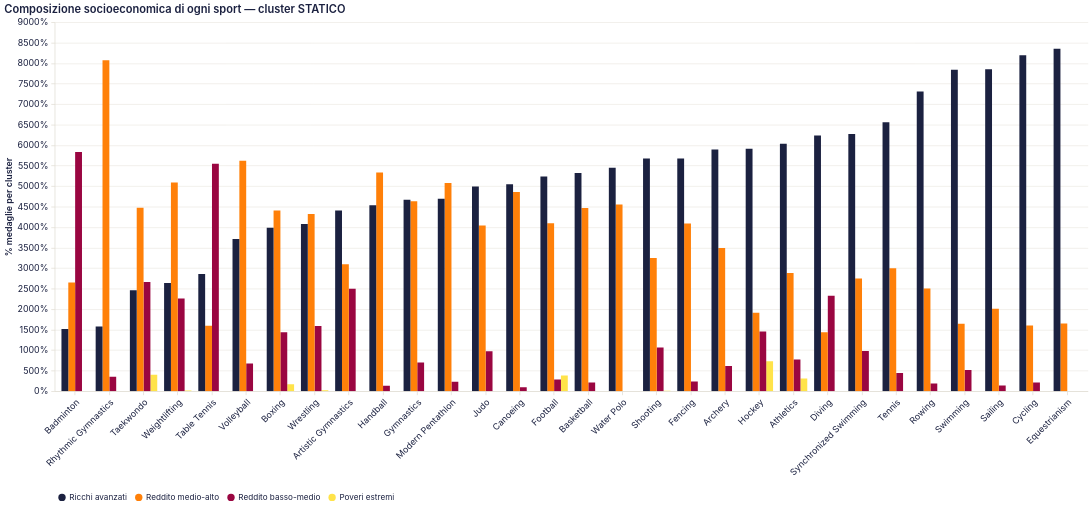

Vega-Lite specification stored for this chart:
### Vega-Lite specification from a JSON file in a GitHub repository (floating-point values rounded to 4 significant figures)
{"$schema": "https://vega.github.io/schema/vega-lite/v5.20.1.json", "config": {"arc": {"fill": "#1b2140"}, "area": {"fill": "#1b2140", "fillOpacity": 0.15, "line": true}, "axis": {"domainColor": "#e2ddd4", "grid": true, "gridColor": "#e2ddd4", "gridWidth": 0.6, "labelAngle": 0, "labelColor": "#1b2140", "labelFont": "Inter, system-ui, -apple-system, BlinkMacSystemFont, 'Segoe UI', Roboto, sans-serif", "labelFontSize": 12, "labelFontWeight": 400, "labelPadding": 4, "tickColor": "#e2ddd4", "tickSize": 5, "titleColor": "#1b2140", "titleFont": "Inter, system-ui, -apple-system, BlinkMacSystemFont, 'Segoe UI', Roboto, sans-serif", "titleFontSize": 12, "titleFontWeight": 600}, "axisBand": {"grid": false}, "background": "transparent", "bar": {"fill": "#1b2140"}, "legend": {"labelColor": "#1b2140", "labelFont": "Inter, system-ui, -apple-system, BlinkMacSystemFont, 'Segoe UI', Roboto, sans-serif", "labelFontSize": 11, "orient": "bottom", "padding": 4, "symbolType": "circle", "titleColor": "#1b2140", "titleFont": "Inter, system-ui, -apple-system, BlinkMacSystemFont, 'Segoe UI', Roboto, sans-serif", "titleFontSize": 12}, "line": {"stroke": "#1b2140", "strokeWidth": 2}, "mark": {"color": "#1b2140"}, "path": {"stroke": "#1b2140"}, "point": {"fill": "#1b2140", "filled": true}, "range": {"category": ["#1b2140", "#ff8009", "#9a0641", "#ffe34a", "#e7b6af", "#0088b0", "#e03830"]}, "rect": {"fill": "#1b2140"}, "shape": {"stroke": "#1b2140"}, "symbol": {"fill": "#1b2140"}, "title": {"anchor": "start", "color": "#1b2140", "font": "Inter, system-ui, -apple-system, BlinkMacSystemFont, 'Segoe UI', Roboto, sans-serif", "fontSize": 15, "fontWeight": 600, "subtitleColor": "#1b2140", "subtitleFont": "Inter, system-ui, -apple-system, BlinkMacSystemFont, 'Segoe UI', Roboto, sans-serif"}, "view": {"continuousHeight": 300, "continuousWidth": 400, "fill": null, "stroke": null}}, "data": {"name": "data-617c4a98153e8486a277633fc70e16be"}, "datasets": {"data-617c4a98153e8486a277633fc70e16be": [{"cluster_label": "Poveri estremi", "pct_medaglie": 0.0, "sport": "Archery"}, {"cluster_label": "Reddito basso-medio", "pct_medaglie": 6.132, "sport": "Archery"}, {"cluster_label": "Reddito medio-alto", "pct_medaglie": 34.91, "sport": "Archery"}, {"cluster_label": "Ricchi avanzati", "pct_medaglie": 58.96, "sport": "Archery"}, {"cluster_label": "Poveri estremi", "pct_medaglie": 0.0, "sport": "Artistic Gymnastics"}, {"cluster_label": "Reddito basso-medio", "pct_medaglie": 25.0, "sport": "Artistic Gymnastics"}, {"cluster_label": "Reddito medio-alto", "pct_medaglie": 30.95, "sport": "Artistic Gymnastics"}, {"cluster_label": "Ricchi avanzati", "pct_medaglie": 44.05, "sport": "Artistic Gymnastics"}, {"cluster_label": "Poveri estremi", "pct_medaglie": 3.078, "sport": "Athletics"}, {"cluster_label": "Reddito basso-medio", "pct_medaglie": 7.744, "sport": "Athletics"}, {"cluster_label": "Reddito medio-alto", "pct_medaglie": 28.82, "sport": "Athletics"}, {"cluster_label": "Ricchi avanzati", "pct_medaglie": 60.36, "sport": "Athletics"}, {"cluster_label": "Poveri estremi", "pct_medaglie": 0.0, "sport": "Badminton"}, {"cluster_label": "Reddito basso-medio", "pct_medaglie": 58.33, "sport": "Badminton"}, {"cluster_label": "Reddito medio-alto", "pct_medaglie": 26.52, "sport": "Badminton"}, {"cluster_label": "Ricchi avanzati", "pct_medaglie": 15.15, "sport": "Badminton"}, {"cluster_label": "Poveri estremi", "pct_medaglie": 0.0, "sport": "Basketball"}, {"cluster_label": "Reddito basso-medio", "pct_medaglie": 2.128, "sport": "Basketball"}, {"cluster_label": "Reddito medio-alto", "pct_medaglie": 44.68, "sport": "Basketball"}, {"cluster_label": "Ricchi avanzati", "pct_medaglie": 53.19, "sport": "Basketball"}, {"cluster_label": "Poveri estremi", "pct_medaglie": 1.695, "sport": "Boxing"}, {"cluster_label": "Reddito basso-medio", "pct_medaglie": 14.36, "sport": "Boxing"}, {"cluster_label": "Reddito medio-alto", "pct_medaglie": 44.07, "sport": "Boxing"}, {"cluster_label": "Ricchi avanzati", "pct_medaglie": 39.88, "sport": "Boxing"}, {"cluster_label": "Poveri estremi", "pct_medaglie": 0.0, "sport": "Canoeing"}, {"cluster_label": "Reddito basso-medio", "pct_medaglie": 0.9494, "sport": "Canoeing"}, {"cluster_label": "Reddito medio-alto", "pct_medaglie": 48.58, "sport": "Canoeing"}, {"cluster_label": "Ricchi avanzati", "pct_medaglie": 50.47, "sport": "Canoeing"}, {"cluster_label": "Poveri estremi", "pct_medaglie": 0.0, "sport": "Cycling"}, {"cluster_label": "Reddito basso-medio", "pct_medaglie": 2.089, "sport": "Cycling"}, {"cluster_label": "Reddito medio-alto", "pct_medaglie": 16.02, "sport": "Cycling"}, {"cluster_label": "Ricchi avanzati", "pct_medaglie": 81.89, "sport": "Cycling"}, {"cluster_label": "Poveri estremi", "pct_medaglie": 0.0, "sport": "Diving"}, {"cluster_label": "Reddito basso-medio", "pct_medaglie": 23.27, "sport": "Diving"}, {"cluster_label": "Reddito medio-alto", "pct_medaglie": 14.36, "sport": "Diving"}, {"cluster_label": "Ricchi avanzati", "pct_medaglie": 62.38, "sport": "Diving"}, {"cluster_label": "Poveri estremi", "pct_medaglie": 0.0, "sport": "Equestrianism"}, {"cluster_label": "Reddito basso-medio", "pct_medaglie": 0.0, "sport": "Equestrianism"}, {"cluster_label": "Reddito medio-alto", "pct_medaglie": 16.51, "sport": "Equestrianism"}, {"cluster_label": "Ricchi avanzati", "pct_medaglie": 83.49, "sport": "Equestrianism"}, {"cluster_label": "Poveri estremi", "pct_medaglie": 0.0, "sport": "Fencing"}, {"cluster_label": "Reddito basso-medio", "pct_medaglie": 2.348, "sport": "Fencing"}, {"cluster_label": "Reddito medio-alto", "pct_medaglie": 40.88, "sport": "Fencing"}, {"cluster_label": "Ricchi avanzati", "pct_medaglie": 56.77, "sport": "Fencing"}, {"cluster_label": "Poveri estremi", "pct_medaglie": 3.81, "sport": "Football"}, {"cluster_label": "Reddito basso-medio", "pct_medaglie": 2.857, "sport": "Football"}, {"cluster_label": "Reddito medio-alto", "pct_medaglie": 40.95, "sport": "Football"}, {"cluster_label": "Ricchi avanzati", "pct_medaglie": 52.38, "sport": "Football"}, {"cluster_label": "Poveri estremi", "pct_medaglie": 0.0, "sport": "Gymnastics"}, {"cluster_label": "Reddito basso-medio", "pct_medaglie": 6.974, "sport": "Gymnastics"}, {"cluster_label": "Reddito medio-alto", "pct_medaglie": 46.34, "sport": "Gymnastics"}, {"cluster_label": "Ricchi avanzati", "pct_medaglie": 46.68, "sport": "Gymnastics"}, {"cluster_label": "Poveri estremi", "pct_medaglie": 0.0, "sport": "Handball"}, {"cluster_label": "Reddito basso-medio", "pct_medaglie": 1.333, "sport": "Handball"}, {"cluster_label": "Reddito medio-alto", "pct_medaglie": 53.33, "sport": "Handball"}, {"cluster_label": "Ricchi avanzati", "pct_medaglie": 45.33, "sport": "Handball"}, {"cluster_label": "Poveri estremi", "pct_medaglie": 7.273, "sport": "Hockey"}, {"cluster_label": "Reddito basso-medio", "pct_medaglie": 14.55, "sport": "Hockey"}, {"cluster_label": "Reddito medio-alto", "pct_medaglie": 19.09, "sport": "Hockey"}, {"cluster_label": "Ricchi avanzati", "pct_medaglie": 59.09, "sport": "Hockey"}, {"cluster_label": "Poveri estremi", "pct_medaglie": 0.0, "sport": "Judo"}, {"cluster_label": "Reddito basso-medio", "pct_medaglie": 9.703, "sport": "Judo"}, {"cluster_label": "Reddito medio-alto", "pct_medaglie": 40.38, "sport": "Judo"}, {"cluster_label": "Ricchi avanzati", "pct_medaglie": 49.92, "sport": "Judo"}, {"cluster_label": "Poveri estremi", "pct_medaglie": 0.0, "sport": "Modern Pentathlon"}, {"cluster_label": "Reddito basso-medio", "pct_medaglie": 2.308, "sport": "Modern Pentathlon"}, {"cluster_label": "Reddito medio-alto", "pct_medaglie": 50.77, "sport": "Modern Pentathlon"}, {"cluster_label": "Ricchi avanzati", "pct_medaglie": 46.92, "sport": "Modern Pentathlon"}, {"cluster_label": "Poveri estremi", "pct_medaglie": 0.0, "sport": "Rhythmic Gymnastics"}, {"cluster_label": "Reddito basso-medio", "pct_medaglie": 3.509, "sport": "Rhythmic Gymnastics"}, {"cluster_label": "Reddito medio-alto", "pct_medaglie": 80.7, "sport": "Rhythmic Gymnastics"}, {"cluster_label": "Ricchi avanzati", "pct_medaglie": 15.79, "sport": "Rhythmic Gymnastics"}, {"cluster_label": "Poveri estremi", "pct_medaglie": 0.0, "sport": "Rowing"}, {"cluster_label": "Reddito basso-medio", "pct_medaglie": 1.87, "sport": "Rowing"}, {"cluster_label": "Reddito medio-alto", "pct_medaglie": 25.06, "sport": "Rowing"}, {"cluster_label": "Ricchi avanzati", "pct_medaglie": 73.07, "sport": "Rowing"}, {"cluster_label": "Poveri estremi", "pct_medaglie": 0.0, "sport": "Sailing"}, {"cluster_label": "Reddito basso-medio", "pct_medaglie": 1.396, "sport": "Sailing"}, {"cluster_label": "Reddito medio-alto", "pct_medaglie": 20.07, "sport": "Sailing"}, {"cluster_label": "Ricchi avanzati", "pct_medaglie": 78.53, "sport": "Sailing"}, {"cluster_label": "Poveri estremi", "pct_medaglie": 0.1109, "sport": "Shooting"}, {"cluster_label": "Reddito basso-medio", "pct_medaglie": 10.64, "sport": "Shooting"}, {"cluster_label": "Reddito medio-alto", "pct_medaglie": 32.48, "sport": "Shooting"}, {"cluster_label": "Ricchi avanzati", "pct_medaglie": 56.76, "sport": "Shooting"}, {"cluster_label": "Poveri estremi", "pct_medaglie": 0.0, "sport": "Swimming"}, {"cluster_label": "Reddito basso-medio", "pct_medaglie": 5.145, "sport": "Swimming"}, {"cluster_label": "Reddito medio-alto", "pct_medaglie": 16.44, "sport": "Swimming"}, {"cluster_label": "Ricchi avanzati", "pct_medaglie": 78.41, "sport": "Swimming"}, {"cluster_label": "Poveri estremi", "pct_medaglie": 0.0, "sport": "Synchronized Swimming"}, {"cluster_label": "Reddito basso-medio", "pct_medaglie": 9.804, "sport": "Synchronized Swimming"}, {"cluster_label": "Reddito medio-alto", "pct_medaglie": 27.45, "sport": "Synchronized Swimming"}, {"cluster_label": "Ricchi avanzati", "pct_medaglie": 62.75, "sport": "Synchronized Swimming"}, {"cluster_label": "Poveri estremi", "pct_medaglie": 0.0, "sport": "Table Tennis"}, {"cluster_label": "Reddito basso-medio", "pct_medaglie": 55.46, "sport": "Table Tennis"}, {"cluster_label": "Reddito medio-alto", "pct_medaglie": 15.97, "sport": "Table Tennis"}, {"cluster_label": "Ricchi avanzati", "pct_medaglie": 28.57, "sport": "Table Tennis"}, {"cluster_label": "Poveri estremi", "pct_medaglie": 4.02, "sport": "Taekwondo"}, {"cluster_label": "Reddito basso-medio", "pct_medaglie": 26.63, "sport": "Taekwondo"}, {"cluster_label": "Reddito medio-alto", "pct_medaglie": 44.72, "sport": "Taekwondo"}, {"cluster_label": "Ricchi avanzati", "pct_medaglie": 24.62, "sport": "Taekwondo"}, {"cluster_label": "Poveri estremi", "pct_medaglie": 0.0, "sport": "Tennis"}, {"cluster_label": "Reddito basso-medio", "pct_medaglie": 4.453, "sport": "Tennis"}, {"cluster_label": "Reddito medio-alto", "pct_medaglie": 29.96, "sport": "Tennis"}, {"cluster_label": "Ricchi avanzati", "pct_medaglie": 65.59, "sport": "Tennis"}, {"cluster_label": "Poveri estremi", "pct_medaglie": 0.0, "sport": "Volleyball"}, {"cluster_label": "Reddito basso-medio", "pct_medaglie": 6.742, "sport": "Volleyball"}, {"cluster_label": "Reddito medio-alto", "pct_medaglie": 56.18, "sport": "Volleyball"}, {"cluster_label": "Ricchi avanzati", "pct_medaglie": 37.08, "sport": "Volleyball"}, {"cluster_label": "Poveri estremi", "pct_medaglie": 0.0, "sport": "Water Polo"}, {"cluster_label": "Reddito basso-medio", "pct_medaglie": 0.0, "sport": "Water Polo"}, {"cluster_label": "Reddito medio-alto", "pct_medaglie": 45.54, "sport": "Water Polo"}, {"cluster_label": "Ricchi avanzati", "pct_medaglie": 54.46, "sport": "Water Polo"}, {"cluster_label": "Poveri estremi", "pct_medaglie": 0.1497, "sport": "Weightlifting"}, {"cluster_label": "Reddito basso-medio", "pct_medaglie": 22.6, "sport": "Weightlifting"}, {"cluster_label": "Reddito medio-alto", "pct_medaglie": 50.9, "sport": "Weightlifting"}, {"cluster_label": "Ricchi avanzati", "pct_medaglie": 26.35, "sport": "Weightlifting"}, {"cluster_label": "Poveri estremi", "pct_medaglie": 0.2163, "sport": "Wrestling"}, {"cluster_label": "Reddito basso-medio", "pct_medaglie": 15.86, "sport": "Wrestling"}, {"cluster_label": "Reddito medio-alto", "pct_medaglie": 43.19, "sport": "Wrestling"}, {"cluster_label": "Ricchi avanzati", "pct_medaglie": 40.74, "sport": "Wrestling"}]}, "encoding": {"color": {"field": "cluster_label", "scale": {"domain": ["Ricchi avanzati", "Reddito medio-alto", "Reddito basso-medio", "Poveri estremi"], "range": ["#1b2140", "#ff8009", "#9a0641", "#ffe34a"]}, "sort": ["Ricchi avanzati", "Reddito medio-alto", "Reddito basso-medio", "Poveri estremi"], "title": null, "type": "nominal"}, "tooltip": [{"field": "sport", "title": "Sport", "type": "nominal"}, {"field": "cluster_label", "title": "Cluster", "type": "nominal"}, {"field": "pct_medaglie", "format": ".1f", "title": "% medaglie", "type": "quantitative"}], "x": {"axis": {"labelAngle": -45}, "field": "sport", "sort": ["Badminton", "Rhythmic Gymnastics", "Taekwondo", "Weightlifting", "Table Tennis", "Volleyball", "Boxing", "Wrestling", "Artistic Gymnastics", "Handball", "Gymnastics", "Modern Pentathlon", "Judo", "Canoeing", "Football", "Basketball", "Water Polo", "Shooting", "Fencing", "Archery", "Hockey", "Athletics", "Diving", "Synchronized Swimming", "Tennis", "Rowing", "Swimming", "Sailing", "Cycling", "Equestrianism"], "title": null, "type": "nominal"}, "xOffset": {"field": "cluster_label", "sort": ["Ricchi avanzati", "Reddito medio-alto", "Reddito basso-medio", "Poveri estremi"], "type": "nominal"}, "y": {"axis": {"format": "%"}, "field": "pct_medaglie", "stack": null, "title": "% medaglie per cluster", "type": "quantitative"}}, "height": 500, "mark": {"type": "bar"}, "params": [{"bind": "scales", "name": "param_13", "select": {"encodings": ["x", "y"], "type": "interval"}}], "title": "Composizione socioeconomica di ogni sport — cluster STATICO", "transform": [{"as": "cluster_order_idx", "calculate": "indexof(['Ricchi avanzati', 'Reddito medio-alto', 'Reddito basso-medio', 'Poveri estremi'], datum.cluster_label)"}], "width": 1400}
